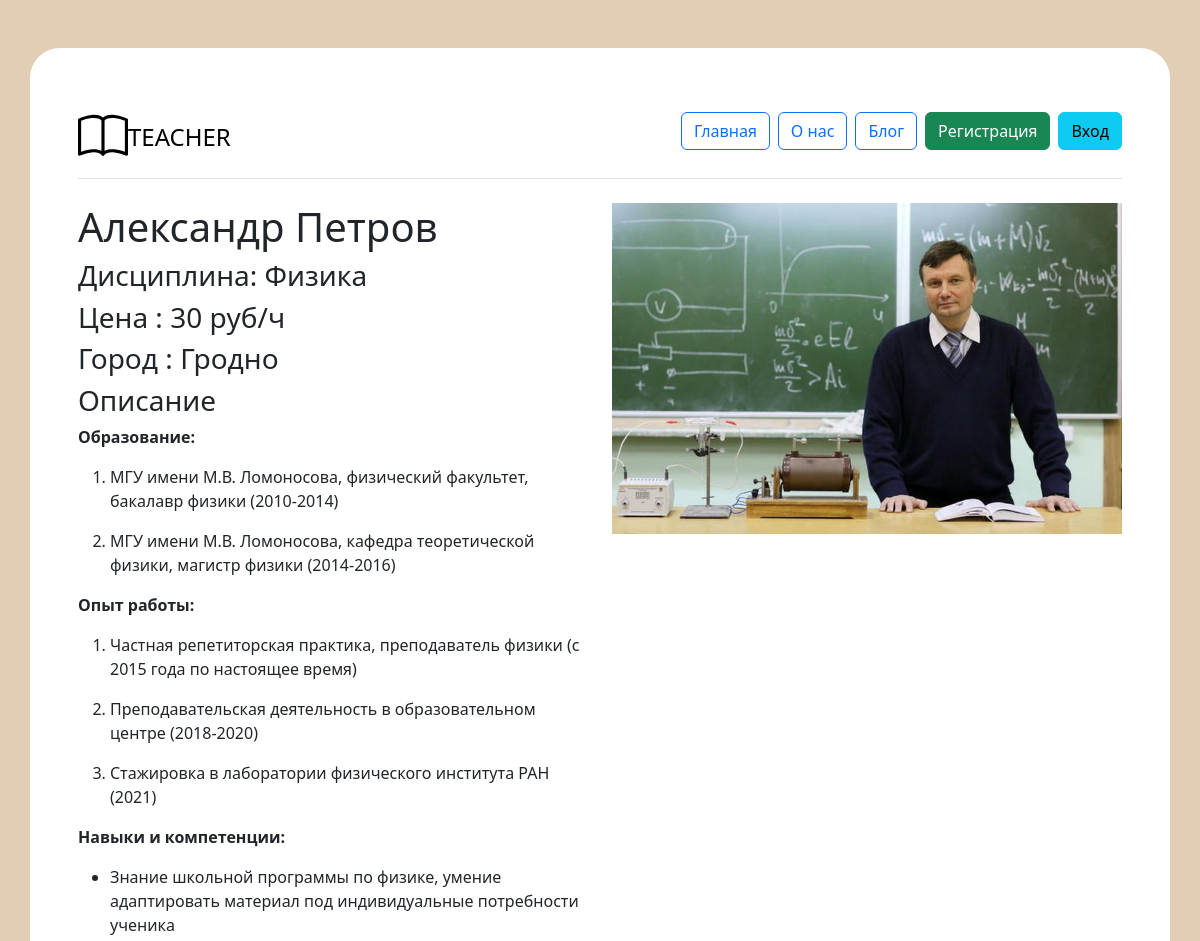
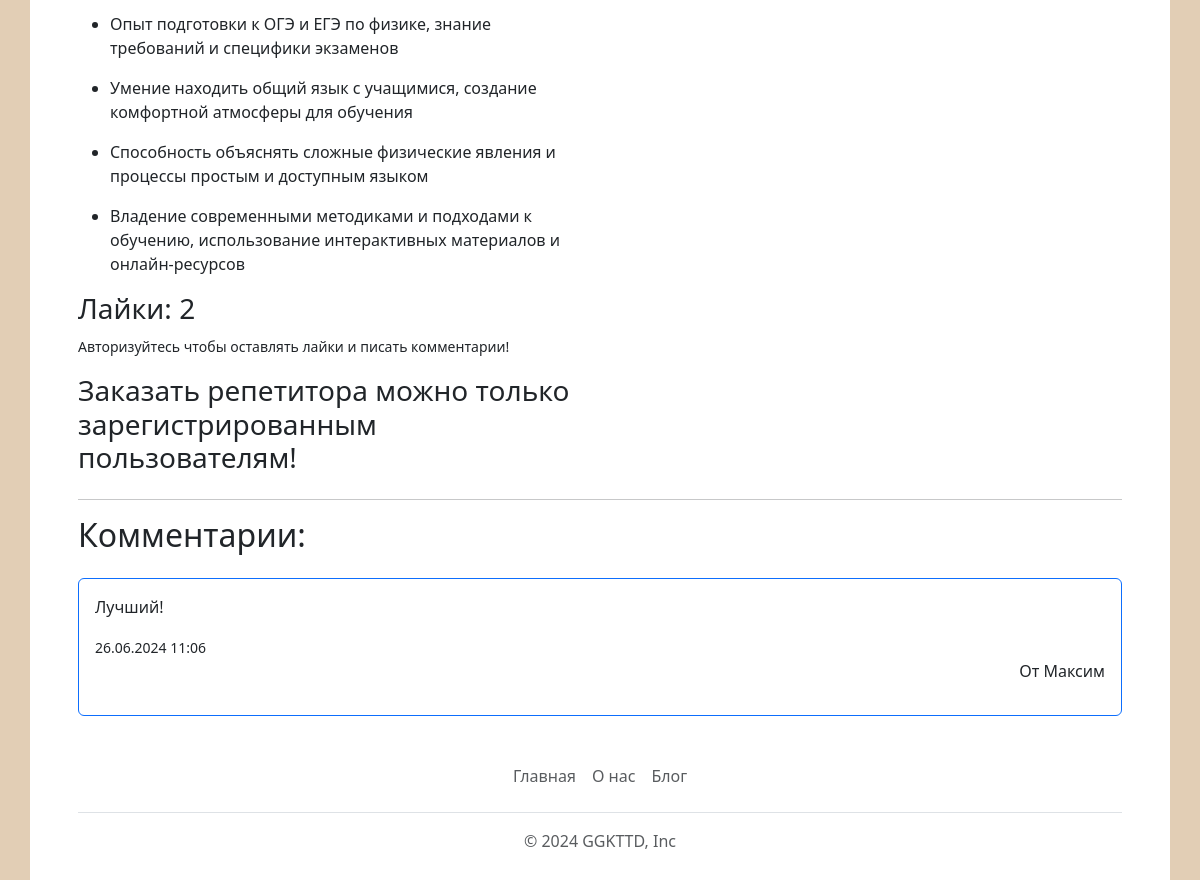
Screenshot of /teacher/1 with the database file from the repository (2 pictures, top to bottom).
### app.py (models this page shows, shortened)
class Users(db.Model):
    id = db.Column(db.Integer,primary_key=True)
    name = db.Column(db.String(100))
    surname = db.Column(db.String(100))
    email = db.Column(db.String(100), unique=True)
    password = db.Column(db.String(100), unique=True)
    root = db.Column(db.Integer, default=0)
    likes = db.Column(db.Integer, default=0)

class Teachers(db.Model):
    id = db.Column(db.Integer,primary_key=True)
    desciption = db.Column(db.Text)
    price = db.Column(db.Integer)
    subject = db.Column(db.String(100))
    image_name = db.Column(db.String(100))
    city = db.Column(db.String(100))
    id_user = db.Column(db.Integer, db.ForeignKey('users.id'))
    status = db.Column(db.Integer, default=0)

class Comments(db.Model):
    id = db.Column(db.Integer,primary_key=True)
    name = db.Column(db.String(100))
    text = db.Column(db.Text)
    date = db.Column(db.DateTime, default=datetime.now)
    id_article = db.Column(db.Integer, db.ForeignKey('teachers.id'))

### app.py (the view, shortened to what this page needs)
@app.route('/teacher/<int:id>', methods=['GET', 'POST'])
def teacher(id):
    total_user = object
    orders = object
    id_list = []
    if 'name' in session:
        total_user = Users.query.filter_by(email=session['name']).first()
        orders = Orders.query.filter_by(id_user=total_user.id).all()
        for order in orders:
            id_list.append(order.id_teacher)
    comments = Comments.query.filter_by(id_article=id).all()
    teacher = Teachers.query.get(id)
    user = Users.query.filter_by(id = teacher.id_user).first()
    return render_template("teacher.html",teacher=teacher,id_list=id_list,user=user,comments=comments)

### app.py (called while the page is built)
@app.context_processor
def inject_user():
    return dict(
    subjects=db.session.query(Teachers.subject).distinct().all(),
    articles_category=db.session.query(Articles.category).distinct().all(),
    )

@app.context_processor
def inject_user():
    def get_user_name():
        if 'name' in session:
            return Users.query.filter_by(email=session['name']).first()
    return dict(active_user=get_user_name())

### templates/teacher.html (shortened to what this page needs)
{% extends 'base.html' %}
{% block main %}
<main>
    <div class="row">
        <div class="col-md-6">
            <h1>{{user.name}} {{user.surname}}</h1>
            <h3>Дисциплина: {{teacher.subject}}</h3>
            <h3>Цена : {{teacher.price}} руб/ч</h3>
            <h3>Город : {{teacher.city}}</h3>
            <h3>Описание</h3>
            <div class="text-wrap">
                {% autoescape false %}
                {{teacher.desciption}}
                {% endautoescape %}
            </div>
            <div class="my-3">
                <h3>Лайки: {{user.likes}}</h3>
                {%if 'name' in session %}
                <a href="/add_likes/{{user.id}}/{{teacher.id}}" class="btn btn-primary">Мне нравится!</a>
                {%else%}
                <small>Авторизуйтесь чтобы оставлять лайки и писать комментарии!</small>
                {%endif%}
            </div>
            {%if 'admin' in session%}
            <button type="button" class="btn btn-warning" data-bs-toggle="modal" data-bs-target="#exampleModal">
                Изменить
            </button>
            <a href="/delete-teacher/{{teacher.id}}" class="btn btn-danger">Удалить</a>
            {%else %}
            {%if user.email==active_user.email %}
            <h3>Это ваша анкета!</h3>
            {%else%}
            {%if 'name' in session and teacher.id not in id_list and active_user.root==0%}
            <a href="/order/{{teacher.id}}" class="btn btn-primary">Заказать репетитора</a>
            {%elif teacher.id in id_list%}
            <a href="/order-delete/{{teacher.id}}" class="btn btn-outline-danger">Отказаться от репетитора</a>
            {%elif active_user.root==2%}
            <h3>Репетиторы не могут заказывать других репетиторов!</h3>
            {%else%}
            <h3>Заказать репетитора можно только зарегистрированным пользователям!</h3>
            {%endif%}
            {%endif%}
            {%endif%}
        </div>
        <div class="col-md-6">
            <a href="../static/img/upload/{{teacher.image_name}}"><img src="../static/img/upload/{{teacher.image_name}}" alt="" class="img-fluid"></a>
        </div>
    </div>
    <hr>
    <div class="my-3">
        <div>
          <h2>Комментарии:</h2>
          {%if comments%}
          {%for comment in comments%}
          <div class="border border-primary rounded p-3 my-4">
            <p>{{comment.text}}</p>
            <small>{{comment.date.strftime('%d.%m.%Y %H:%M')}}</small>
            <p class="text-end">От {{comment.name}}</p>
          </div>
          {%endfor%}
          {%else%}
            <p class="text-center">Комментариев нет!</p>
          {%endif%}
        </div>
      </div>
</main>
{% endblock %}

### static/css/style.css (style rules this page uses)
body { background-color: #e2ceb5; }

### rows the page displays
Users: name "Александр", surname "Петров", likes "2"
Teachers: subject "Физика", price "30", city "Гродно", desciption "Образование: МГУ имени М.В. Ломоносова, физический факультет, бакалавр физики (2010-2014) МГУ имени М.В. Ломоносова, кафедра теоретической физики, магистр физики (2014-2016) Опыт работы: Частная репетиторская практика, преподаватель физики (с 2015 года по настоящее время) Преподавательская деятельность в образовательном центре (2018-2020) Стажировка в лаборатории физического института РАН (2021) Навыки и компетенции: Знание школьной программы по физике, умение адаптировать материал под индивидуальные потребности ученика Опыт подготовки к ОГЭ и ЕГЭ по физике, знание требований и специфики экзаменов Умение находить общий язык с учащимися, создание комфортной атмосферы для обучения Способность…", image_name (picture)
Comments: text "Лучший!", date "26.06.2024 11:06", name "Максим"
